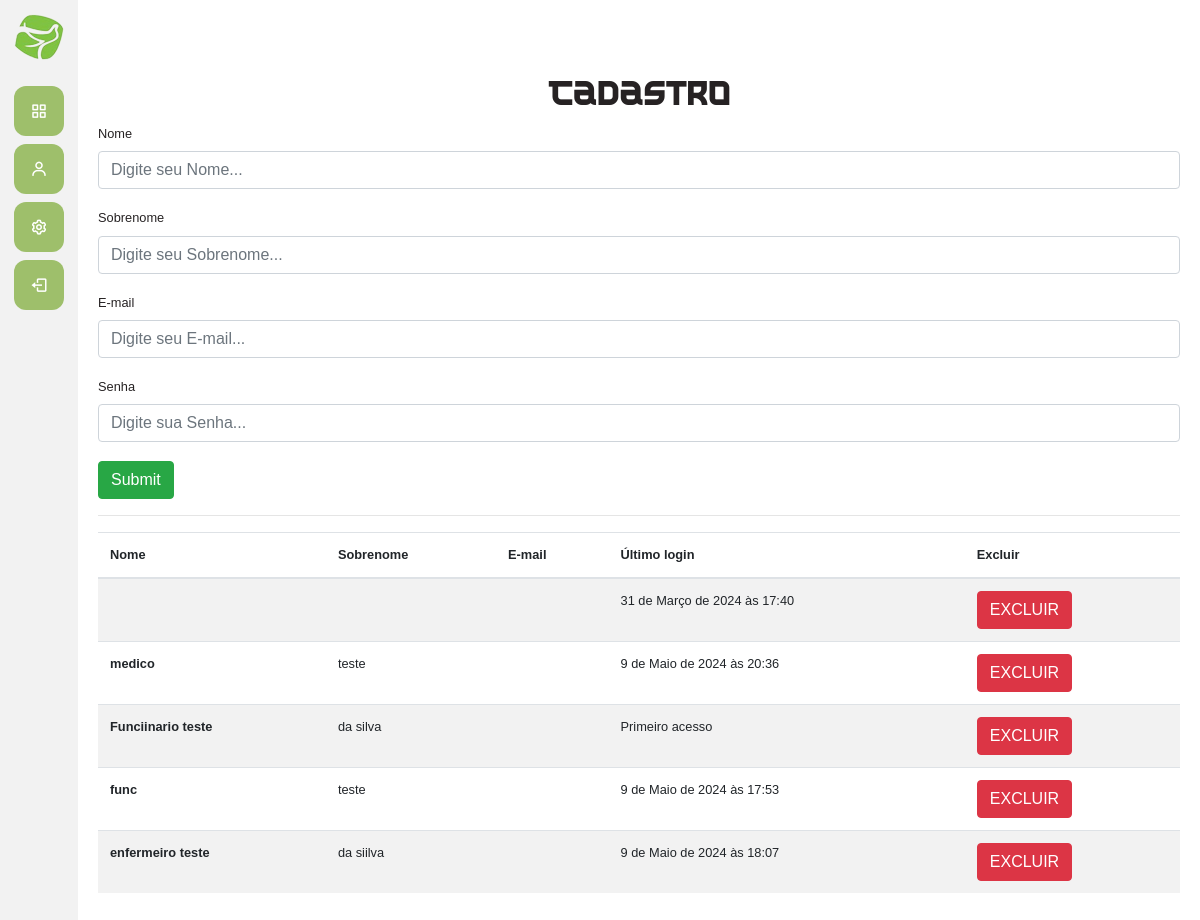
Page /auth/cadastrar_funcionarios/ on the committed database.
### usuarios/models.py (models this page shows)
class Users(AbstractUser):
    choices_cargo= (('F', 'Funcionario'),
                    ('G', 'Gerente'))
    cargo = models.CharField(max_length=1, choices=choices_cargo)

### usuarios/views.py (the view, shortened to what this page needs)
# urls.py: path('cadastrar_funcionarios/', views.cadastrar_funcionarios, name="cadastrar_funcionarios"),
@has_permission_decorator('cadastrar_funcionarios')
def cadastrar_funcionarios(request):
    if request.method == "GET":
        funcionarios = Users.objects.filter(cargo="F")
        return render(request, 'cadastrar_funcionarios.html', {'funcionarios': funcionarios})

### usuarios/templates/cadastrar_funcionarios.html (shortened to what this page needs)
{% extends "base.html" %}
{%load static%}
{% block 'dashboard'%}
<br><br>
    <div class="container">
        <form action="{% url 'cadastrar_funcionarios' %}"method="POST"> {% csrf_token %}
            <br>
            <h2 id="cad-title">Cadastro</h2>
            <label>Nome</label>
            <input type="text" placeholder="Digite seu Nome..." name="nome" class="form-control">
            <br>
            <label>Sobrenome</label>
            <input type="text" placeholder="Digite seu Sobrenome..." name="sobrenome" class="form-control">
            <br>
            <label>E-mail</label>
            <input type="e-mail" placeholder="Digite seu E-mail..." name="email" class="form-control">
            <br>
            <label>Senha</label>
            <input type="password" placeholder="Digite sua Senha..." name="senha" class="form-control">
            <br>
            <input type="submit" class= "btn btn-success">
        </form>
        <hr class="bg-hr">
        <table class="table table-striped table">
            <thead>
                <tr>
                    <th scope="col">Nome</th>
                    <th scope="col">Sobrenome</th>
                    <th scope="col">E-mail</th>
                    <th scope="col">Último login</th>
                    <th scope="col">Excluir</th>
                </tr>
            </thead>
            <tbody>
                {% for funcionario in funcionarios %}
                    <tr>
                        <th>{{funcionario.first_name}}</th>
                        <td>{{funcionario.last_name}}</td>
                        <td>{{funcionario.email}}</td>
                        <td>{% if not funcionario.last_login%}
                                Primeiro acesso
                            {% else %}
                                {{funcionario.last_login}}
                            {% endif %}
                        </td>
                        <td><a href="{% url 'excluir_usuario' funcionario.id %}" class="btn btn-danger">EXCLUIR</a></td>
                    </tr>
                {% endfor %}
            </tbody>
          </table>
    </div>
{% endblock %}

### templates/static/general/css/base.css (style rules this page uses)
* { margin: 0; padding: 0; box-sizing: border-box; font-family: "Poppins", sans-serif; }
body { font-size: 80%; }
.container { padding: 20px; margin: 0 auto; max-width: 1200px; }

### templates/static/general/css/general.css (style rules this page uses)
:root { --main-color: #9EBF6B; --dark-color: #262223; --light-color: #F2F2F2; --contrast-color: #80BF41; --differential-color: #DFF2C2; }

### rows in the picture
Users: last_login "31 de Março de 2024 às 17:40"
Users: first_name "medico", last_name "teste", last_login "9 de Maio de 2024 às 20:36"
Users: first_name "Funciinario teste", last_name "da silva", shows "Primeiro acesso"
Users: first_name "func", last_name "teste", last_login "9 de Maio de 2024 às 17:53"
Users: first_name "enfermeiro teste", last_name "da siilva", last_login "9 de Maio de 2024 às 18:07"
